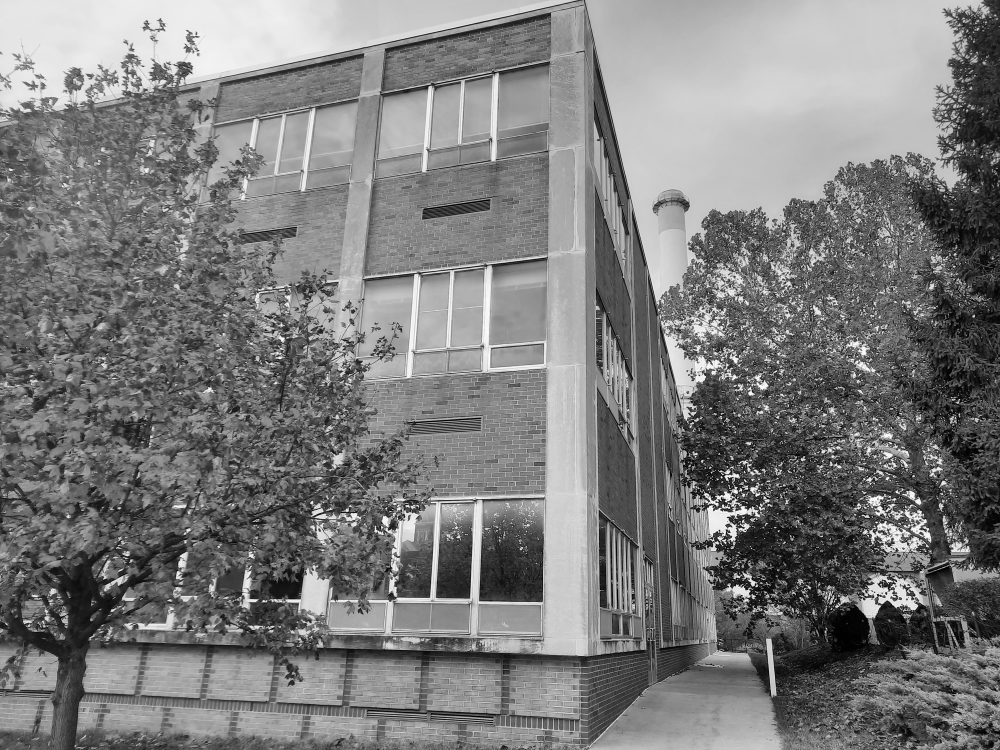
#> input picture Review of IP Operations/images/Naka1_small.tif, 2000 x 1500 px (shown at 1/2 size)
$ python edge_detection.py
#> lines starting #> are read from the running program, lines starting #| are printed output that depends on the picture
### Review of IP Operations/src/file_operations.py
from pathlib import Path
import cv2 as cv
import numpy as np

IMAGE_DIRECTORY_PATH = Path(__file__).parents[1].joinpath('images')
assert IMAGE_DIRECTORY_PATH.exists(), f'Could not find {IMAGE_DIRECTORY_PATH}. Make sure the path is correct.'


def open_image(filename: str) -> np.ndarray:
    """
    Opens an image from the IMAGE_DIRECTORY_PATH

    Args:
        filename:  The name of the file to open

    Returns:
        A numpy array representing the image
    """
#> called with filename = 'Naka1_small.tif'
    filepath = IMAGE_DIRECTORY_PATH.joinpath(filename)
    image = cv.imread(str(filepath))
#> image is the input picture: shape (1500, 2000, 3); min 0, max 255, mean 124.6
    return image


# [14 lines left out: function show_image, not called in this run]


def save_image(image: np.ndarray, filename: str) -> None:
    """
    Saves an image to the IMAGE_DIRECTORY_PATH

    Args:
        image:  An image represented as a numpy array
        filename:  The name of the file to save the image to

    Returns:
        None
    """
    filepath = IMAGE_DIRECTORY_PATH.joinpath(filename)
    cv.imwrite(str(filepath), image)

### Review of IP Operations/src/edge_detection.py
import cv2
import cv2 as cv
import numpy as np
import matplotlib.pyplot as plt
from file_operations import open_image, save_image


def main(image: np.ndarray, scale: int = 3):
#> called with scale = 3
    sobel_x = cv.Sobel(image, cv.CV_64F, 1, 0, ksize=scale)
    sobel_y = cv.Sobel(image, cv.CV_64F, 0, 1, ksize=scale)

    magnitude = cv2.magnitude(sobel_x, sobel_y, None)
    orientation_radians = np.arctan2(sobel_y, sobel_x)
    orientation = np.rad2deg(orientation_radians) % 360
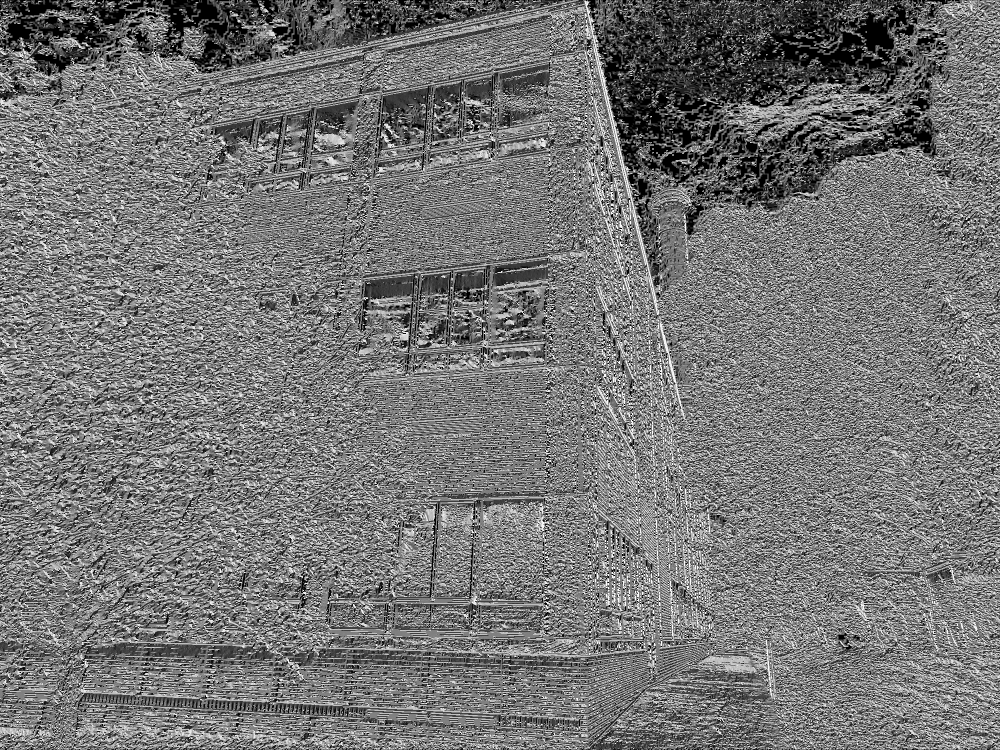
#> orientation: shape (1500, 2000, 3) float64 (shown at 1/2 size); min 0, max 359.9, mean 165.8; drawn with min black and max white

    histogram, _ = np.histogram(orientation, bins=359, range=(1, 360))
#> histogram = 359 values, max 170988 at index 89, min 5715 at index 133, mean 23420.7

    normalized_sobel_x = cv2.normalize(sobel_x, None, 0.0, 255.0, cv2.NORM_MINMAX, cv.CV_8U)
    normalized_sobel_y = cv2.normalize(sobel_y, None, 0.0, 255.0, cv2.NORM_MINMAX, cv.CV_8U)
    normalized_magnitude = cv2.normalize(magnitude, None, 0.0, 255.0, cv2.NORM_MINMAX, cv.CV_8U)
    normalized_orientation = cv2.normalize(orientation, None, 0.0, 255.0, cv2.NORM_MINMAX, cv.CV_8U)

    save_image(normalized_sobel_x, f"sobel_x_{scale}.png")
    save_image(normalized_sobel_y, f"sobel_y_{scale}.png")
    save_image(normalized_magnitude, f"magnitude_{scale}.png")
    save_image(normalized_orientation, f"orientation_{scale}.png")

    plt.title(f"Orientation Histogram (k={scale})")
    plt.plot(histogram)
    plt.show()
#> figure, not shown here; curve peaks at x = 89, y = 170988


if __name__ == '__main__':
    original_image = open_image("Naka1_small.tif")

    main(original_image, 3)
    main(original_image, 11)
#> call 2 of main, with scale = 11
#> in main (call 2), `sobel_y = cv.Sobel(image, cv.CV_64F, 0, 1, ksize=scale)`:
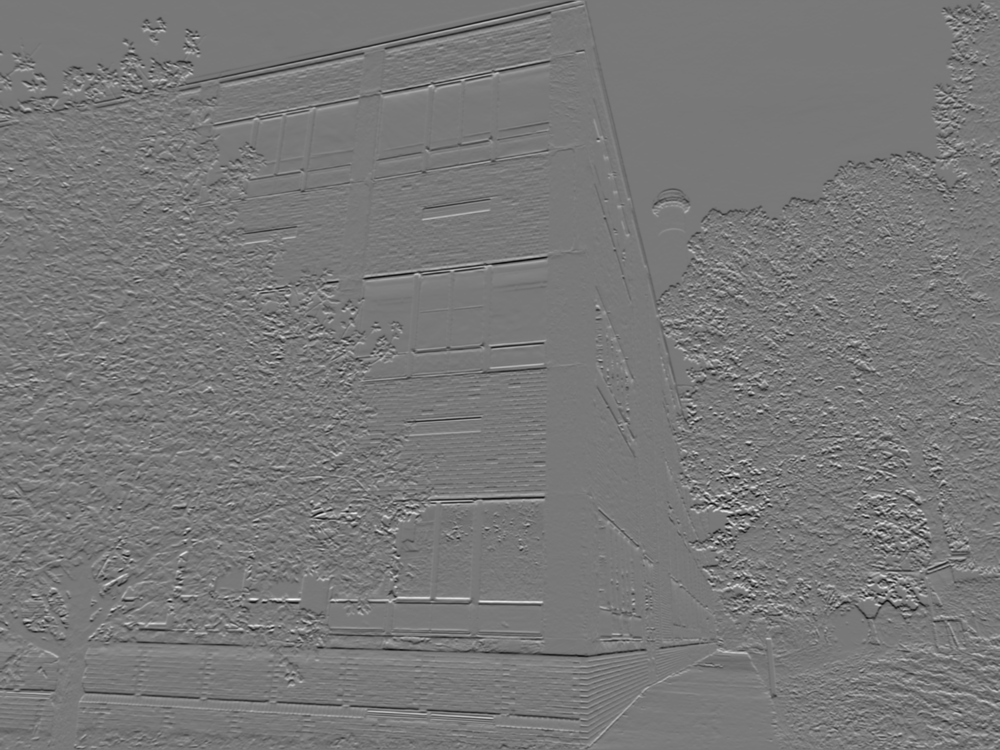
#> sobel_y: shape (1500, 2000, 3) float64 (shown at 1/2 size); min -25270635, max 28150406, mean -30671.3; drawn with min black and max white
#> in main (call 2), `magnitude = cv2.magnitude(sobel_x, sobel_y, None)`:
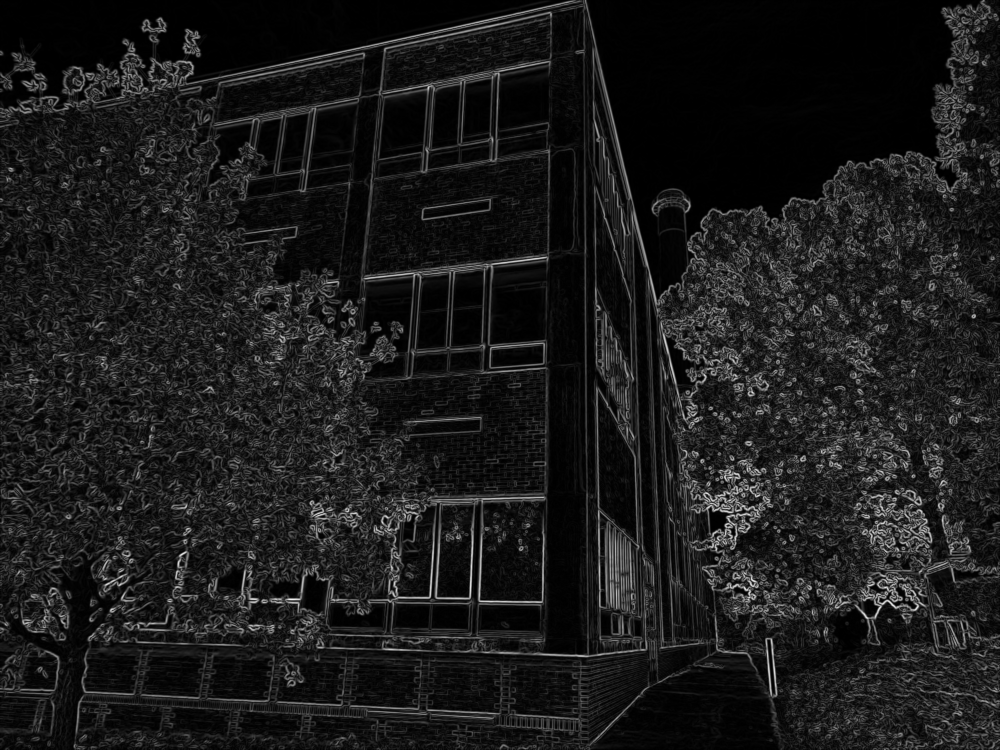
#> magnitude: shape (1500, 2000, 3) float64 (shown at 1/2 size); min 0, max 28169705.5, mean 3033978; drawn with min black and max white
#> in main (call 2), `orientation_radians = np.arctan2(sobel_y, sobel_x)`:
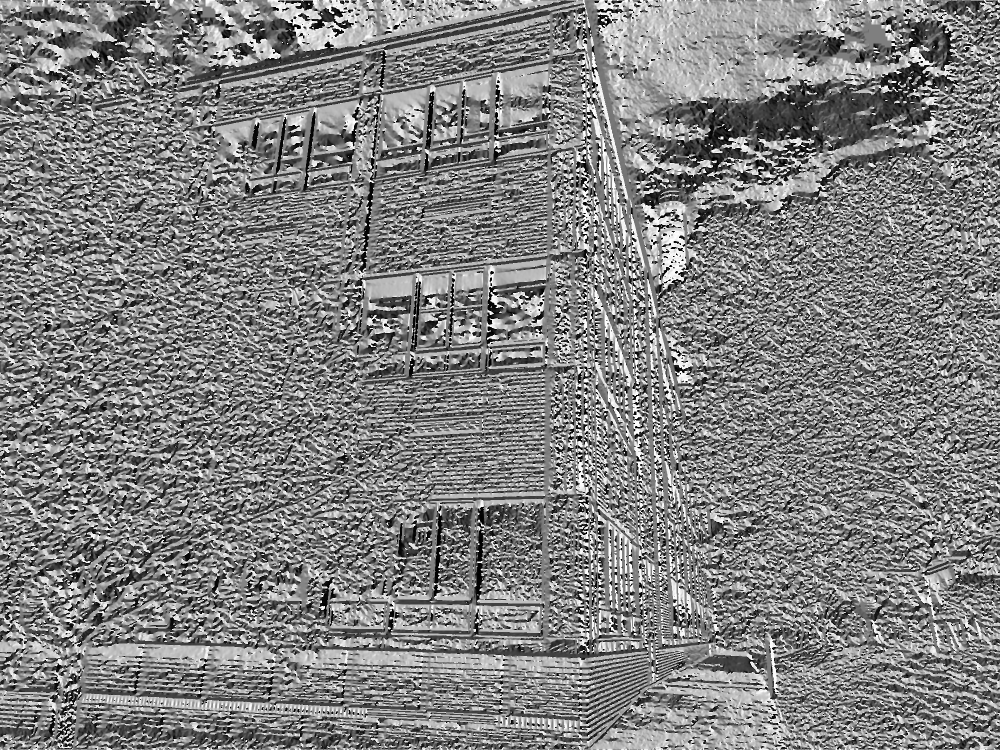
#> orientation_radians: shape (1500, 2000, 3) float64 (shown at 1/2 size); min -3.14, max 3.14, mean 0.0384; drawn with min black and max white
#> in main (call 2), `orientation = np.rad2deg(orientation_radians) % 360`:
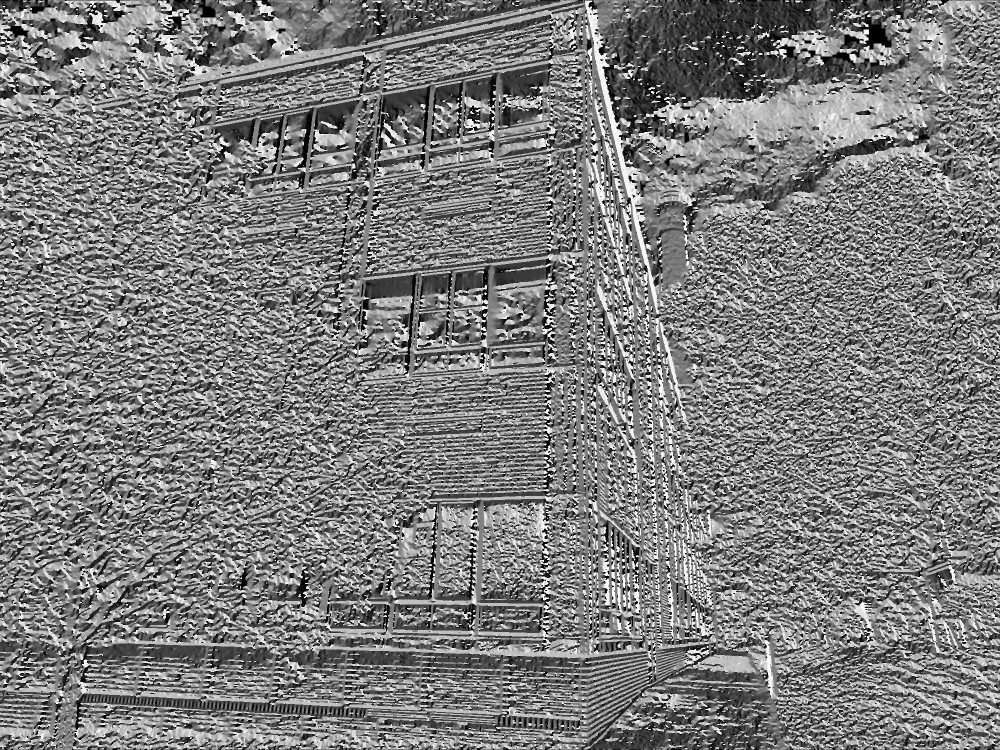
#> orientation: shape (1500, 2000, 3) float64 (shown at 1/2 size); min 0, max 360, mean 176.3; drawn with min black and max white
#> in main (call 2), `histogram, _ = np.histogram(orientation, bins=359, range=(1, 360))`: histogram = 359 values, max 46335 at index 89, min 18222 at index 318, mean 24881.3
#> in main (call 2), `plt.show()`:
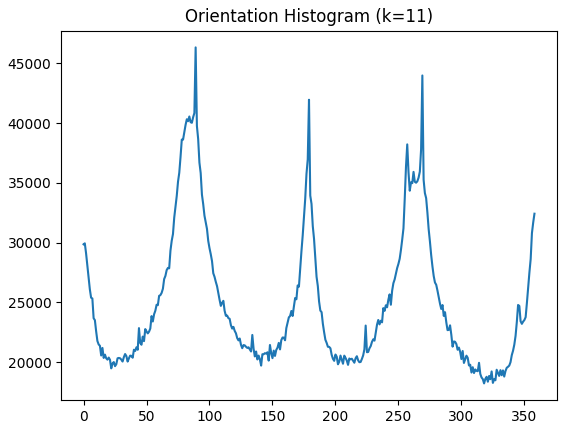
#> figure drawn by matplotlib, 1 panel; curve peaks at x = 89, y = 46335
